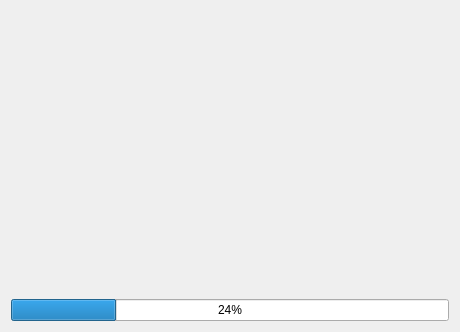
<?xml version="1.0" encoding="UTF-8"?>
<ui version="4.0">
 <class>LoadingDialog</class>
 <widget class="QDialog" name="LoadingDialog">
  <property name="geometry">
   <rect>
    <x>0</x>
    <y>0</y>
    <width>460</width>
    <height>332</height>
   </rect>
  </property>
  <property name="windowTitle">
   <string/>
  </property>
  <layout class="QVBoxLayout" name="verticalLayout">
   <item>
    <widget class="QLabel" name="label_loading">
     <property name="text">
      <string/>
     </property>
    </widget>
   </item>
   <item>
    <widget class="QProgressBar" name="progressBar">
     <property name="value">
      <number>24</number>
     </property>
    </widget>
   </item>
  </layout>
 </widget>
 <resources>
  <include location="../../../../Resources/res.qrc"/>
 </resources>
 <connections/>
</ui>
